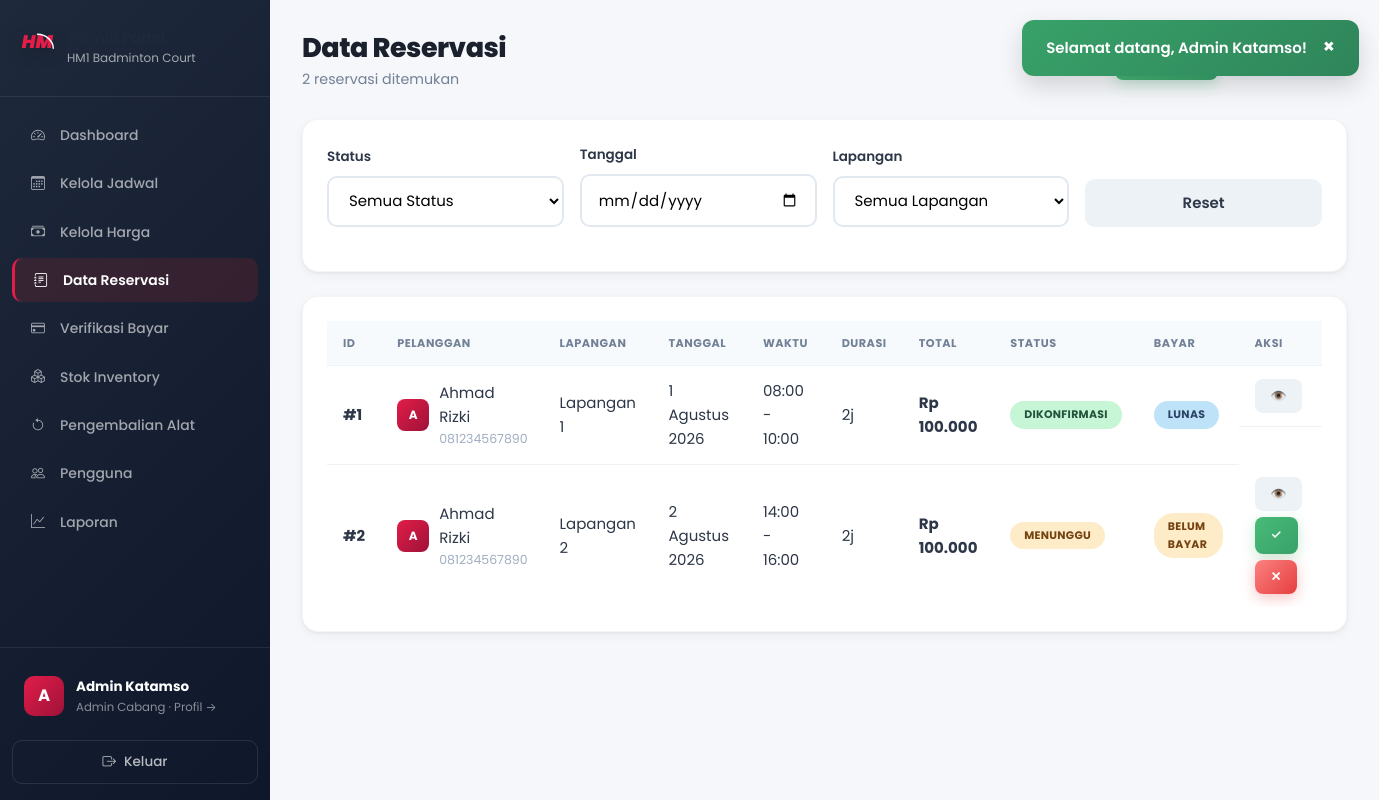
/admin/reservasi.php (signed in), run on the app's committed database.
### tables this page shows
CREATE TABLE IF NOT EXISTS cabang (
    id INT AUTO_INCREMENT PRIMARY KEY,
    nama VARCHAR(100) NOT NULL COMMENT 'Nama cabang',
    alamat VARCHAR(255) NOT NULL COMMENT 'Alamat lengkap cabang',
    jumlah_lapangan INT NOT NULL DEFAULT 0 COMMENT 'Jumlah lapangan di cabang',
    no_telepon VARCHAR(20) DEFAULT NULL COMMENT 'Nomor telepon cabang',
    created_at TIMESTAMP DEFAULT CURRENT_TIMESTAMP,
    
    INDEX idx_nama (nama)
);

CREATE TABLE IF NOT EXISTS reservasi (
    id INT AUTO_INCREMENT PRIMARY KEY,
    user_id INT NOT NULL COMMENT 'ID pelanggan pemesan',
    lapangan_id INT NOT NULL COMMENT 'ID lapangan yang dipesan',
    tanggal DATE NOT NULL COMMENT 'Tanggal main',
    waktu_mulai TIME NOT NULL COMMENT 'Jam mulai bermain',
    waktu_selesai TIME NOT NULL COMMENT 'Jam selesai bermain',
    durasi_jam INT NOT NULL COMMENT 'Lama sewa dalam jam',
    total_harga INT NOT NULL COMMENT 'Total biaya',
    catatan TEXT COMMENT 'Catatan tambahan dari pelanggan',
    status ENUM('pending', 'confirmed', 'cancelled', 'completed') DEFAULT 'pending' 
        COMMENT 'pending=menunggu, confirmed=dikonfirmasi, cancelled=dibatalkan, completed=selesai',
    payment_status ENUM('unpaid', 'dp_paid', 'paid') DEFAULT 'unpaid'
        COMMENT 'Status pembayaran',
    total_dibayar INT DEFAULT 0 COMMENT 'Total yang sudah dibayar',
    created_at TIMESTAMP DEFAULT CURRENT_TIMESTAMP,
    updated_at TIMESTAMP DEFAULT CURRENT_TIMESTAMP ON UPDATE CURRENT_TIMESTAMP,
    
    FOREIGN KEY (user_id) REFERENCES users(id) ON DELETE CASCADE,
    FOREIGN KEY (lapangan_id) REFERENCES lapangan(id) ON DELETE CASCADE,
    
    INDEX idx_tanggal (tanggal),
    INDEX idx_status (status),
    INDEX idx_payment_status (payment_status),
    INDEX idx_user (user_id),
    INDEX idx_lapangan_tanggal (lapangan_id, tanggal)
);

CREATE TABLE IF NOT EXISTS users (
    id INT AUTO_INCREMENT PRIMARY KEY,
    nama VARCHAR(100) NOT NULL COMMENT 'Nama lengkap',
    email VARCHAR(100) UNIQUE NOT NULL COMMENT 'Email untuk login',
    password VARCHAR(255) NOT NULL COMMENT 'Password terenkripsi bcrypt',
    no_telepon VARCHAR(20) NOT NULL COMMENT 'Nomor WhatsApp/telepon',
    role ENUM('user', 'admin', 'owner') DEFAULT 'user' COMMENT 'user=pelanggan, admin=admin cabang, owner=pemilik',
    cabang_id INT DEFAULT NULL COMMENT 'Cabang yang dikelola (khusus admin)',
    is_active TINYINT(1) DEFAULT 1 COMMENT '1=aktif, 0=nonaktif',
    foto VARCHAR(255) DEFAULT NULL COMMENT 'Path foto profil',
    created_at TIMESTAMP DEFAULT CURRENT_TIMESTAMP COMMENT 'Tanggal registrasi',
    
    INDEX idx_email (email),
    INDEX idx_role (role)
);

CREATE TABLE IF NOT EXISTS lapangan (
    id INT AUTO_INCREMENT PRIMARY KEY,
    cabang_id INT NOT NULL COMMENT 'ID cabang pemilik lapangan',
    nama VARCHAR(50) NOT NULL COMMENT 'Nama lapangan (Lapangan 1, 2, dst)',
    tipe ENUM('indoor', 'outdoor') DEFAULT 'indoor' COMMENT 'Tipe lapangan',
    status ENUM('tersedia', 'perawatan', 'tidak_aktif') DEFAULT 'tersedia' COMMENT 'Status ketersediaan',
    
    FOREIGN KEY (cabang_id) REFERENCES cabang(id) ON DELETE CASCADE,
    INDEX idx_cabang (cabang_id),
    INDEX idx_status (status)
);

### config/functions.php (called while the page is built, shortened)
<?php
function getCabangById($id) {
    $db = getDB();
    $stmt = $db->prepare("SELECT * FROM cabang WHERE id = ?");
    $stmt->execute([$id]);
    return $stmt->fetch();
}
function getStatusLabel($status) {
    $labels = [
        'pending' => 'Menunggu',
        'confirmed' => 'Dikonfirmasi',
        'cancelled' => 'Dibatalkan',
        'completed' => 'Selesai'
    ];
    return $labels[$status] ?? ucfirst($status);
}
function getStatusBadgeClass($status) {
    return 'badge-' . $status;
}
function getPaymentStatusLabel($status) {
    $labels = [
        'unpaid' => 'Belum Bayar',
        'dp_paid' => 'DP Dibayar',
        'paid' => 'Lunas'
    ];
    return $labels[$status] ?? ucfirst($status);
}
function getPaymentStatusBadgeClass($status) {
    $classes = [
        'unpaid' => 'badge-pending',
        'dp_paid' => 'badge-confirmed',
        'paid' => 'badge-completed'
    ];
    return $classes[$status] ?? 'badge-pending';
}
function formatRupiah($angka) {
    return 'Rp ' . number_format($angka, 0, ',', '.');
}
function formatTanggal($tanggal) {
    $bulan = ['','Januari','Februari','Maret','April','Mei','Juni','Juli','Agustus','September','Oktober','November','Desember'];
    $t = explode('-', substr($tanggal, 0, 10));
    return (int)$t[2] . ' ' . $bulan[(int)$t[1]] . ' ' . $t[0];
}
function paginate($query, $params, $page = 1, $perPage = 10) {
    $db = getDB();
    $countQuery = $query;
    $countQuery = preg_replace('/\s+ORDER\s+BY\s+.+$/i', '', $countQuery);
    if (preg_match('/\bGROUP\s+BY\b/i', $countQuery)) {
        $countSql = "SELECT COUNT(*) FROM (" . $countQuery . ") as count_tbl";
    } else {
        $countSql = preg_replace('/^SELECT\s+.+?\s+FROM\s+/is', 'SELECT COUNT(*) FROM ', $countQuery);
    }
    try {
        $stmt = $db->prepare($countSql);
        $stmt->execute($params);
        $total = (int) $stmt->fetchColumn();
    } catch (PDOException $e) {
        $stmt = $db->prepare($countQuery);
        $stmt->execute($params);
        $total = $stmt->rowCount();
    }
    $perPage = (int)$perPage;
    $totalPages = max(1, ceil($total / $perPage));
    $page = max(1, min((int)$page, $totalPages));
    $offset = (int)(($page - 1) * $perPage);
    $dataSql = $query . " LIMIT $perPage OFFSET $offset";
    $stmt = $db->prepare($dataSql);
    $stmt->execute($params);
    $data = $stmt->fetchAll();
    return [
        'data' => $data,
        'total' => $total,
        'page' => $page,
        'perPage' => $perPage,
        'totalPages' => $totalPages,
        'hasNext' => $page < $totalPages,
        'hasPrev' => $page > 1
    ];
}
function getReservasiByCabangPaginated($cabang_id, $status = '', $tanggal = '', $lapangan_id = '', $page = 1, $perPage = 10) {
    $where = ["l.cabang_id = ?"];
    $params = [$cabang_id];
    $sql = "SELECT r.*, l.nama as lapangan_nama, c.nama as cabang_nama, u.nama as user_nama, u.no_telepon, u.email as user_email
        FROM reservasi r
        JOIN lapangan l ON r.lapangan_id = l.id
        JOIN cabang c ON l.cabang_id = c.id
        JOIN users u ON r.user_id = u.id
        WHERE " . implode(' AND ', $where) . "
        ORDER BY r.created_at DESC";
    return paginate($sql, $params, $page, $perPage);
}
?>

### admin/reservasi.php (the view, shortened to what this page needs)
<?php
$cabang_id = getAdminCabangId();
$status_filter = $_GET['status'] ?? '';
$tanggal_filter = $_GET['tanggal'] ?? '';
$lapangan_filter = $_GET['lapangan'] ?? '';
$page = max(1, (int)($_GET['page'] ?? 1));
$paginasi = getReservasiByCabangPaginated($cabang_id, $status_filter, $tanggal_filter, $lapangan_filter, $page, 10);
$active_page = 'reservasi';
require_once __DIR__ . '/../includes/header.php';
?>
<div class="dashboard-layout">
    <?php require_once __DIR__ . '/../includes/sidebar_admin.php'; ?>
    <main class="main-content">
        <header class="page-header">
            <div>
                <h1>Data Reservasi</h1>
                <p class="page-subtitle"><?php echo $paginasi['total']; ?> reservasi ditemukan</p>
            </div>
            <div style="display:flex; gap:8px;">
                <button class="btn btn-sm btn-success" onclick="document.getElementById('manualModal').style.display='flex'">➕ Walk-in</button>
                <a href="?export=csv&status=<?php echo $status_filter; ?>&dari=<?php echo $tanggal_filter; ?>&lapangan=<?php echo $lapangan_filter; ?>" class="btn btn-sm btn-secondary">📥 Export CSV</a>
            </div>
        </header>
        <div class="content-section">
            <form method="GET" action="" class="filter-form">
                <div class="form-row">
                    <div class="form-group">
                        <label>Status</label>
                        <select name="status" onchange="this.form.submit()">
                            <option value="">Semua Status</option>
                        </select>
                    </div>
                    <div class="form-group">
                        <label>Tanggal</label>
                        <input type="date" name="tanggal" value="<?php echo $tanggal_filter; ?>" onchange="this.form.submit()">
                    </div>
                    <div class="form-group">
                        <label>Lapangan</label>
                        <select name="lapangan" onchange="this.form.submit()">
                            <option value="">Semua Lapangan</option>
                        </select>
                    </div>
                    <div class="form-group">
                        <label>&nbsp;</label>
                        <a href="<?php echo BASE_URL; ?>admin/reservasi.php" class="btn btn-secondary btn-full">Reset</a>
                    </div>
                </div>
            </form>
        </div>
        <div class="content-section">
            <?php if (empty($paginasi['data'])): ?>
                <div class="empty-state"><span>📋</span><p>Tidak ada reservasi ditemukan</p></div>
            <?php else: ?>
            <div class="table-responsive">
                <table class="data-table">
                    <thead>
                        <tr><th>ID</th><th>Pelanggan</th><th>Lapangan</th><th>Tanggal</th><th>Waktu</th><th>Durasi</th><th>Total</th><th>Status</th><th>Bayar</th><th>Aksi</th></tr>
                    </thead>
                    <tbody>
                        <?php foreach ($paginasi['data'] as $r): ?>
                        <tr>
                            <td><strong>#<?php echo $r['id']; ?></strong></td>
                            <td>
                                <div class="user-cell">
                                    <div class="user-avatar-sm"><?php echo strtoupper(substr($r['user_nama'], 0, 1)); ?></div>
                                    <div>
                                        <span><?php echo $r['user_nama']; ?></span>
                                        <small style="display:block;color:#a0aec0;"><?php echo $r['no_telepon']; ?></small>
                                    </div>
                                </div>
                            </td>
                            <td><?php echo $r['lapangan_nama']; ?></td>
                            <td><?php echo formatTanggal($r['tanggal']); ?></td>
                            <td><?php echo substr($r['waktu_mulai'], 0, 5); ?> - <?php echo substr($r['waktu_selesai'], 0, 5); ?></td>
                            <td><?php echo $r['durasi_jam']; ?>j</td>
                            <td><strong><?php echo formatRupiah($r['total_harga']); ?></strong></td>
                            <td><span class="badge <?php echo getStatusBadgeClass($r['status']); ?>"><?php echo getStatusLabel($r['status']); ?></span></td>
                            <td><span class="badge <?php echo getPaymentStatusBadgeClass($r['payment_status']); ?>"><?php echo getPaymentStatusLabel($r['payment_status']); ?></span></td>
                            <td class="action-cell">
                                <button class="btn btn-sm btn-secondary" onclick="showDetail(<?php echo htmlspecialchars(json_encode($r)); ?>)">👁️</button>
                                <?php if ($r['status'] === 'pending'): ?>
                                <a href="<?php echo BASE_URL; ?>admin/konfirmasi.php?id=<?php echo $r['id']; ?>&action=confirm" class="btn btn-sm btn-success" onclick="return confirm('Konfirmasi?')">✓</a>
                                <button class="btn btn-sm btn-danger" onclick="showCancelModal(<?php echo $r['id']; ?>, '<?php echo addslashes($r['user_nama']); ?>')">✕</button>
                                <?php endif; ?>
                            </td>
                        </tr>
                        <?php endforeach; ?>
                    </tbody>
                </table>
            </div>
            <?php endif; ?>
        </div>
    </main>
</div>
<?php require_once __DIR__ . '/../includes/footer.php'; ?>

### includes/sidebar_admin.php (shortened to what this page needs)
<?php
$admin_cabang = getCabangById($_SESSION['cabang_id'] ?? 0);
$admin_cabang_nama = $admin_cabang['nama'] ?? 'Admin Panel';
?>
<aside class="sidebar" id="app-sidebar">
    <div class="sidebar-brand">
        <span class="brand-icon">
            <svg width="35" height="30" viewBox="0 0 100 80" fill="none" xmlns="http://www.w3.org/2000/svg">
                <text x="5" y="55" fill="var(--primary)" font-family="'Poppins', sans-serif" font-weight="900" font-size="52" font-style="italic">HM</text>
            </svg>
        </span>
        <div>
            <h3>Admin Panel</h3>
            <small><?php echo htmlspecialchars($admin_cabang_nama); ?></small>
        </div>
    </div>
    <nav class="sidebar-nav">
        <a href="<?php echo BASE_URL; ?>admin/dashboard.php" class="nav-item <?php echo ($active_page ?? '') === 'dashboard' ? 'active' : ''; ?>">
            <span class="nav-icon"><i class="bi bi-speedometer2"></i></span><span>Dashboard</span>
        </a>
        <a href="<?php echo BASE_URL; ?>admin/jadwal.php" class="nav-item <?php echo ($active_page ?? '') === 'jadwal' ? 'active' : ''; ?>">
            <span class="nav-icon"><i class="bi bi-calendar3"></i></span><span>Kelola Jadwal</span>
        </a>
        <a href="<?php echo BASE_URL; ?>admin/harga.php" class="nav-item <?php echo ($active_page ?? '') === 'harga' ? 'active' : ''; ?>">
            <span class="nav-icon"><i class="bi bi-cash-stack"></i></span><span>Kelola Harga</span>
        </a>
        <a href="<?php echo BASE_URL; ?>admin/reservasi.php" class="nav-item <?php echo ($active_page ?? '') === 'reservasi' ? 'active' : ''; ?>">
            <span class="nav-icon"><i class="bi bi-journal-text"></i></span><span>Data Reservasi</span>
        </a>
        <a href="<?php echo BASE_URL; ?>admin/pembayaran.php" class="nav-item <?php echo ($active_page ?? '') === 'pembayaran' ? 'active' : ''; ?>">
            <span class="nav-icon"><i class="bi bi-credit-card"></i></span>
            <span>Verifikasi Bayar</span>
        </a>
        <a href="<?php echo BASE_URL; ?>admin/inventory.php" class="nav-item <?php echo ($active_page ?? '') === 'inventory' ? 'active' : ''; ?>">
            <span class="nav-icon"><i class="bi bi-boxes"></i></span><span>Stok Inventory</span>
        </a>
        <a href="<?php echo BASE_URL; ?>admin/pengembalian.php" class="nav-item <?php echo ($active_page ?? '') === 'pengembalian' ? 'active' : ''; ?>">
            <span class="nav-icon"><i class="bi bi-arrow-counterclockwise"></i></span><span>Pengembalian Alat</span>
        </a>
        <a href="<?php echo BASE_URL; ?>admin/pengguna.php" class="nav-item <?php echo ($active_page ?? '') === 'pengguna' ? 'active' : ''; ?>">
            <span class="nav-icon"><i class="bi bi-people"></i></span><span>Pengguna</span>
        </a>
        <a href="<?php echo BASE_URL; ?>admin/laporan.php" class="nav-item <?php echo ($active_page ?? '') === 'laporan' ? 'active' : ''; ?>">
            <span class="nav-icon"><i class="bi bi-graph-up"></i></span><span>Laporan</span>
        </a>
    </nav>
    <div class="sidebar-footer">
        <a href="<?php echo BASE_URL; ?>admin/profil.php" class="user-profile <?php echo ($active_page ?? '') === 'profil' ? 'profile-active' : ''; ?>" style="text-decoration:none;color:inherit;">
            <div class="user-avatar"><?php echo htmlspecialchars(strtoupper(substr($_SESSION['nama'], 0, 1))); ?></div>
            <div class="user-info">
                <strong><?php echo htmlspecialchars($_SESSION['nama']); ?></strong>
                <small>Admin Cabang · Profil &rarr;</small>
            </div>
        </a>
        <a href="<?php echo BASE_URL; ?>auth/logout.php" class="btn btn-logout">
            <span><i class="bi bi-box-arrow-right"></i></span> Keluar
        </a>
    </div>
</aside>

### data on the page
cabang: nama "HM1 Badminton Court"
reservasi: id "1", user.nama "A", user.nama "Ahmad Rizki", user.no_telepon "081234567890", lapangan.nama "Lapangan 1", tanggal "1 Agustus 2026", waktu_mulai "08:00", waktu_selesai "10:00", durasi_jam "2", total_harga "Rp 100.000", status "DIKONFIRMASI", payment_status "LUNAS"
reservasi: id "2", user.nama "A", user.nama "Ahmad Rizki", user.no_telepon "081234567890", lapangan.nama "Lapangan 2", tanggal "2 Agustus 2026", waktu_mulai "14:00", waktu_selesai "16:00", durasi_jam "2", total_harga "Rp 100.000", status "MENUNGGU", payment_status "BELUM BAYAR"

### other printed values
$flash['message'] "Selamat datang, Admin Katamso!"
substr($_SESSION['nama'], 0, 1) "A"
$_SESSION['nama'] "Admin Katamso"
$paginasi['total'] "2"
